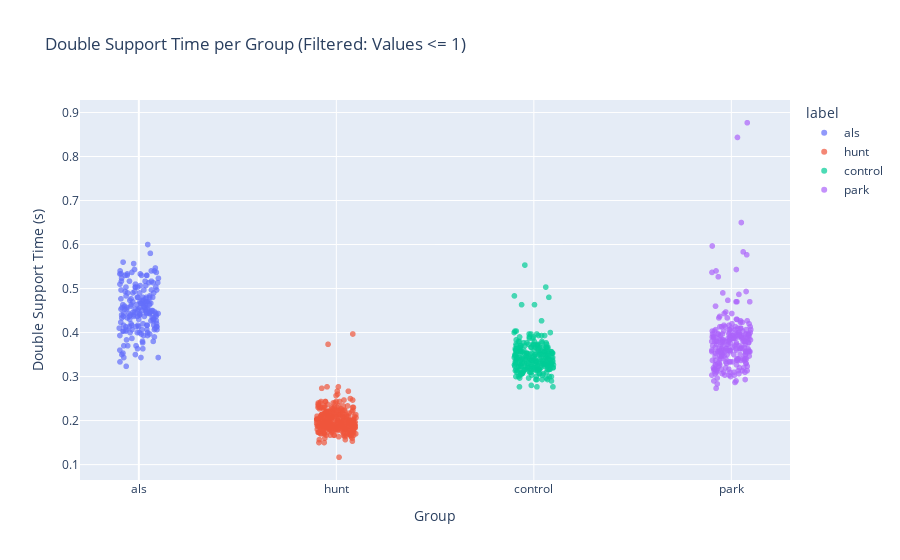

Notebook cell for this chart:
### Code cell
import plotly.express as px
import pandas as pd
import numpy as np

# Combine the individual DataFrames for each group into one DataFrame.
df_all = pd.concat([
    df_double_support_als,
    df_double_support_hunt,
    df_double_support_control,
    df_double_support_park
], ignore_index=True)

# Filter out rows with Double Support Time above 1.
df_all = df_all[df_all['Double Support Time'] <= 1]

# Map each group to a numeric value for the x-axis.
group_mapping = {'als': 0, 'hunt': 1, 'control': 2, 'park': 3}
df_all['group_numeric'] = df_all['label'].map(group_mapping)

# Add a small horizontal jitter to avoid overlapping dots.
df_all['jitter'] = df_all['group_numeric'] + np.random.uniform(-0.1, 0.1, size=len(df_all))

# Create the scatter plot using Plotly Express.
fig = px.scatter(
    df_all,
    x='jitter',
    y='Double Support Time',
    color='label',
    opacity=0.7,
    title="Double Support Time per Group (Filtered: Values <= 1)",
    labels={'jitter': 'Group', 'Double Support Time': 'Double Support Time (s)'}
)

# Adjust the x-axis ticks to show group names.
fig.update_xaxes(
    tickmode='array',
    tickvals=[0, 1, 2, 3],
    ticktext=['als', 'hunt', 'control', 'park']
)

fig.show()

### Figure 1 — Plotly figure (JSON) as saved in the notebook; plotly's stock layout.template omitted (floating-point values rounded to 4 significant figures; data arrays with more than 128 entries replaced by an {"elided": "..."} marker saying what was removed)
{"data": [{"hovertemplate": "label=als<br>Group=%{x}<br>Double Support Time (s)=%{y}<extra></extra>", "legendgroup": "als", "marker": {"color": "#636efa", "opacity": 0.7, "symbol": "circle"}, "mode": "markers", "name": "als", "showlegend": true, "type": "scattergl", "x": {"elided": "191 float values"}, "xaxis": "x", "y": {"elided": "191 float values"}, "yaxis": "y"}, {"hovertemplate": "label=hunt<br>Group=%{x}<br>Double Support Time (s)=%{y}<extra></extra>", "legendgroup": "hunt", "marker": {"color": "#EF553B", "opacity": 0.7, "symbol": "circle"}, "mode": "markers", "name": "hunt", "showlegend": true, "type": "scattergl", "x": {"elided": "310 float values"}, "xaxis": "x", "y": {"elided": "310 float values"}, "yaxis": "y"}, {"hovertemplate": "label=control<br>Group=%{x}<br>Double Support Time (s)=%{y}<extra></extra>", "legendgroup": "control", "marker": {"color": "#00cc96", "opacity": 0.7, "symbol": "circle"}, "mode": "markers", "name": "control", "showlegend": true, "type": "scattergl", "x": {"elided": "259 float values"}, "xaxis": "x", "y": {"elided": "259 float values"}, "yaxis": "y"}, {"hovertemplate": "label=park<br>Group=%{x}<br>Double Support Time (s)=%{y}<extra></extra>", "legendgroup": "park", "marker": {"color": "#ab63fa", "opacity": 0.7, "symbol": "circle"}, "mode": "markers", "name": "park", "showlegend": true, "type": "scattergl", "x": {"elided": "245 float values"}, "xaxis": "x", "y": {"elided": "245 float values"}, "yaxis": "y"}], "layout": {"legend": {"title": {"text": "label"}, "tracegroupgap": 0}, "title": {"text": "Double Support Time per Group (Filtered: Values <= 1)"}, "xaxis": {"anchor": "y", "domain": [0, 1], "tickmode": "array", "ticktext": ["als", "hunt", "control", "park"], "tickvals": [0, 1, 2, 3], "title": {"text": "Group"}}, "yaxis": {"anchor": "x", "domain": [0, 1], "title": {"text": "Double Support Time (s)"}}}}
